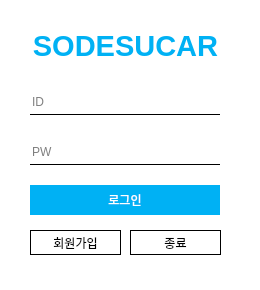
<?xml version="1.0" encoding="UTF-8"?>
<ui version="4.0">
 <class>login</class>
 <widget class="QDialog" name="login">
  <property name="geometry">
   <rect>
    <x>0</x>
    <y>0</y>
    <width>260</width>
    <height>290</height>
   </rect>
  </property>
  <property name="windowTitle">
   <string>login</string>
  </property>
  <property name="styleSheet">
   <string notr="true">background-color: rgb(255, 255, 255);</string>
  </property>
  <widget class="QLineEdit" name="id_text">
   <property name="geometry">
    <rect>
     <x>30</x>
     <y>90</y>
     <width>190</width>
     <height>25</height>
    </rect>
   </property>
   <property name="styleSheet">
    <string notr="true">border:none;
border-bottom:0.5px solid #000;</string>
   </property>
   <property name="text">
    <string/>
   </property>
   <property name="placeholderText">
    <string>ID</string>
   </property>
  </widget>
  <widget class="QLineEdit" name="pw_text">
   <property name="geometry">
    <rect>
     <x>30</x>
     <y>140</y>
     <width>190</width>
     <height>25</height>
    </rect>
   </property>
   <property name="styleSheet">
    <string notr="true">border:none;
border-bottom:0.5px solid #000;</string>
   </property>
   <property name="echoMode">
    <enum>QLineEdit::Password</enum>
   </property>
   <property name="placeholderText">
    <string>PW</string>
   </property>
  </widget>
  <widget class="QPushButton" name="login_btn">
   <property name="geometry">
    <rect>
     <x>30</x>
     <y>185</y>
     <width>190</width>
     <height>30</height>
    </rect>
   </property>
   <property name="styleSheet">
    <string notr="true">QPushButton{
	background-color: rgb(0, 177, 244);
	color: rgb(255, 255, 255);
    border:none
}
QPushButton:hover{
	background-color: rgb(255, 255, 255);
	color: rgb(0, 177, 244);
   border:none
}</string>
   </property>
   <property name="text">
    <string>로그인</string>
   </property>
  </widget>
  <widget class="QPushButton" name="signup_btn">
   <property name="geometry">
    <rect>
     <x>30</x>
     <y>230</y>
     <width>91</width>
     <height>25</height>
    </rect>
   </property>
   <property name="styleSheet">
    <string notr="true">border:none;
border-bottom:0.5px solid #000;
border-top:0.5px solid #000;
border-left:0.5px solid #000;
border-right:0.5px solid #000;</string>
   </property>
   <property name="text">
    <string>회원가입</string>
   </property>
  </widget>
  <widget class="QPushButton" name="exit_btn">
   <property name="geometry">
    <rect>
     <x>130</x>
     <y>230</y>
     <width>91</width>
     <height>25</height>
    </rect>
   </property>
   <property name="styleSheet">
    <string notr="true">border:none;
border-bottom:0.5px solid #000;
border-top:0.5px solid #000;
border-left:0.5px solid #000;
border-right:0.5px solid #000;</string>
   </property>
   <property name="text">
    <string>종료</string>
   </property>
  </widget>
  <widget class="QLabel" name="label_3">
   <property name="geometry">
    <rect>
     <x>30</x>
     <y>20</y>
     <width>191</width>
     <height>51</height>
    </rect>
   </property>
   <property name="font">
    <font>
     <pointsize>22</pointsize>
     <weight>75</weight>
     <bold>true</bold>
    </font>
   </property>
   <property name="styleSheet">
    <string notr="true">color: rgb(0, 177, 244);</string>
   </property>
   <property name="text">
    <string>SODESUCAR</string>
   </property>
   <property name="alignment">
    <set>Qt::AlignCenter</set>
   </property>
  </widget>
 </widget>
 <resources/>
 <connections/>
</ui>
